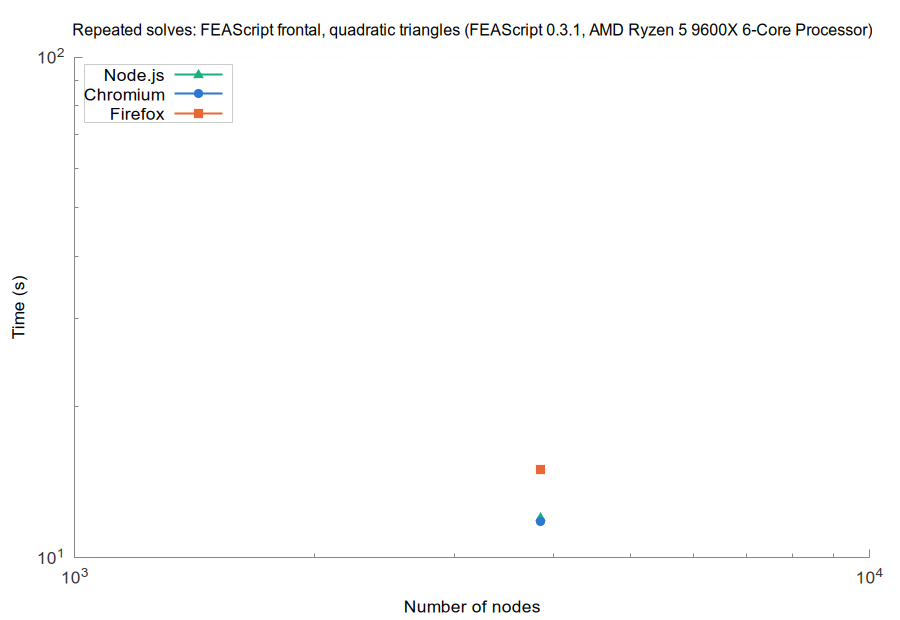

Reproduce this figure in gnuplot.
set terminal pngcairo size 900,620 font 'Arial,13'
set border 3 lc rgb '#888888'; set tics nomirror tc rgb '#333333'
set grid lc rgb '#e6e6e6' lw 1; set key top left box lc rgb '#cccccc' opaque
set logscale xy; set format y '10^{%L}'; set format x '10^{%L}'
set output 'browsers_FEAScript_frontal_quadratic_triangles_repeated.png'
set title 'Repeated solves: FEAScript frontal, quadratic triangles (FEAScript 0.3.1, AMD Ryzen 5 9600X 6-Core Processor)' font 'Arial,12'
set xlabel 'Number of nodes'
set ylabel 'Time (s)'
plot 'browsers_FEAScript_frontal_quadratic_triangles_repeated_node.dat' u 1:2 w lp lw 2 pt 9 ps 1.2 lc rgb '#1baf7a' t 'Node.js', \
     'browsers_FEAScript_frontal_quadratic_triangles_repeated_chromium.dat' u 1:2 w lp lw 2 pt 7 ps 1.2 lc rgb '#2a78d6' t 'Chromium', \
     'browsers_FEAScript_frontal_quadratic_triangles_repeated_firefox.dat' u 1:2 w lp lw 2 pt 5 ps 1.2 lc rgb '#eb6834' t 'Firefox'
